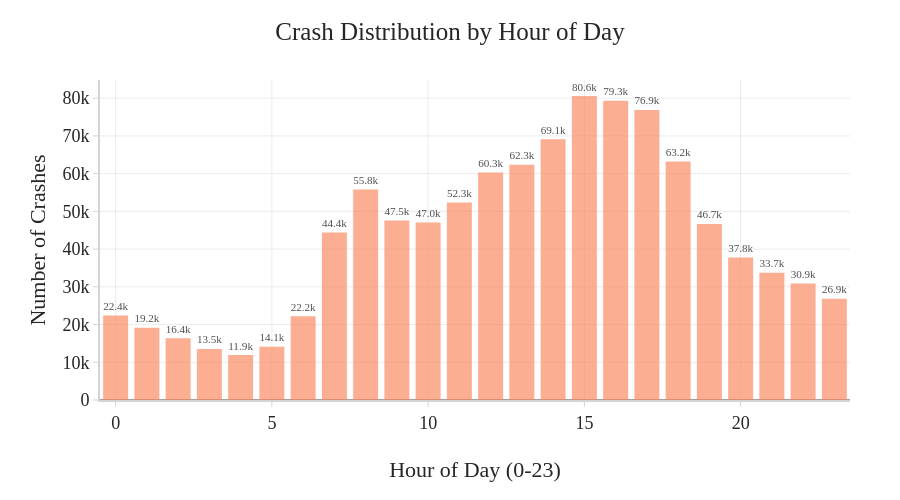

Notebook code cell kept with this figure:
### Markdown cell above
**Citywide crash volume vs. severe crashes (yearly bar + line chart)**  

Total crashes fluctuate between roughly 25 k and 35 k per year, with a visible dip around 2020 that aligns with COVID-19 mobility restrictions. Severe crashes (bars, left axis) track the same general shape but at a much lower scale. The severe fraction sits consistently in the 3–5 % range, confirming that most crashes are minor — but the minority that are severe constitute the real human cost. The relative stability of the severe *rate* across years motivates the street-level focus: if citywide rates are flat, the meaningful variation must be hiding at the corridor level.

### Code cell
### Crash Distribution by Hour of Day
hour_dist = crash_base_basic["CRASH_HOUR"].value_counts().sort_index()
fig_hour = go.Figure(
    data=[
        go.Bar(
            x=hour_dist.index,
            y=hour_dist.values,
            text=hour_dist.values,
            texttemplate="%{text:.3s}",
            textposition="outside",
            cliponaxis=False,
            marker_color=ORANGE,
            opacity=GLOBAL_OPACITY,
        )
    ]
)
_simple_layout(fig_hour, "Crash Distribution by Hour of Day", height=500)
fig_hour.update_layout(
    title=dict(x=0.5, xanchor="center"),
    margin=dict(l=100, r=50, t=80, b=100)
 )
fig_hour.update_xaxes(title_text="Hour of Day (0-23)")
fig_hour.update_yaxes(title_text="Number of Crashes")
fig_hour.show()

### Figure 1 — Plotly figure (JSON) as saved in the notebook; plotly's stock layout.template omitted (floating-point values rounded to 4 significant figures)
{"data": [{"cliponaxis": false, "marker": {"color": "rgba(252, 130, 87, 0.8)"}, "opacity": 0.8, "text": [22380.0, 19180.0, 16400.0, 13530.0, 11900.0, 14100.0, 22170.0, 44390.0, 55800.0, 47550.0, 47040.0, 52350.0, 60300.0, 62350.0, 69140.0, 80580.0, 79340.0, 76890.0, 63200.0, 46680.0, 37790.0, 33730.0, 30870.0, 26860.0], "textposition": "outside", "texttemplate": "%{text:.3s}", "type": "bar", "x": [0.0, 1.0, 2.0, 3.0, 4.0, 5.0, 6.0, 7.0, 8.0, 9.0, 10.0, 11.0, 12.0, 13.0, 14.0, 15.0, 16.0, 17.0, 18.0, 19.0, 20.0, 21.0, 22.0, 23.0], "y": [22378, 19180, 16400, 13529, 11898, 14102, 22171, 44390, 55802, 47548, 47041, 52348, 60302, 62347, 69137, 80578, 79341, 76893, 63200, 46679, 37793, 33731, 30871, 26856]}], "layout": {"font": {"color": "#262626", "family": "Tiempos Text Font", "size": 18}, "height": 500, "margin": {"b": 100, "l": 100, "r": 50, "t": 80}, "paper_bgcolor": "white", "plot_bgcolor": "white", "title": {"text": "Crash Distribution by Hour of Day", "x": 0.5, "xanchor": "center"}, "xaxis": {"gridcolor": "rgba(0,0,0,0.08)", "linecolor": "#D4D4D4", "linewidth": 2, "showgrid": true, "tickcolor": "#D4D4D4", "title": {"font": {"color": "#262626"}, "text": "Hour of Day (0-23)"}}, "yaxis": {"gridcolor": "rgba(0,0,0,0.08)", "linecolor": "#D4D4D4", "linewidth": 2, "showgrid": true, "tickcolor": "#D4D4D4", "title": {"font": {"color": "#262626"}, "text": "Number of Crashes"}}}}
